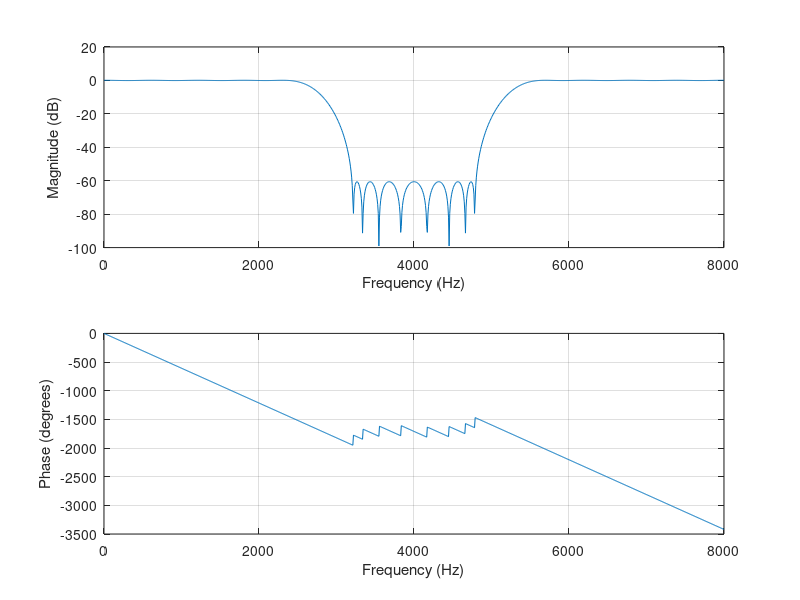

Here is the MATLAB script that generated this plot:
Fs=16000;

%Lowpass
%m=[1 0];
%f=[0.4*Fs/2 0.5*Fs/2];
%dev=[0.01 0.001];

%Highpass
%m=[0 1];
%f=[0.5*Fs/2 0.6*Fs/2];
%dev=[0.001 0.01];

%Bandpass
%m=[0 1 0];
%f=[0.3*Fs/2 0.4*Fs/2 0.6*Fs/2 0.7*Fs/2];
%dev=[0.001 0.01 0.001];

%Bandstop
m=[1 0 1];
f=[0.3*Fs/2 0.4*Fs/2 0.6*Fs/2 0.7*Fs/2];
dev=[0.01 0.001 0.01];

[n,fo,mo,w]=firpmord(f,m,dev,Fs)
%Lowpass
%n=53
%Highpass
%n=53
%Bandpass
%n=55
b = firpm(n,fo,mo,w);
freqz(b,1,1024,Fs)